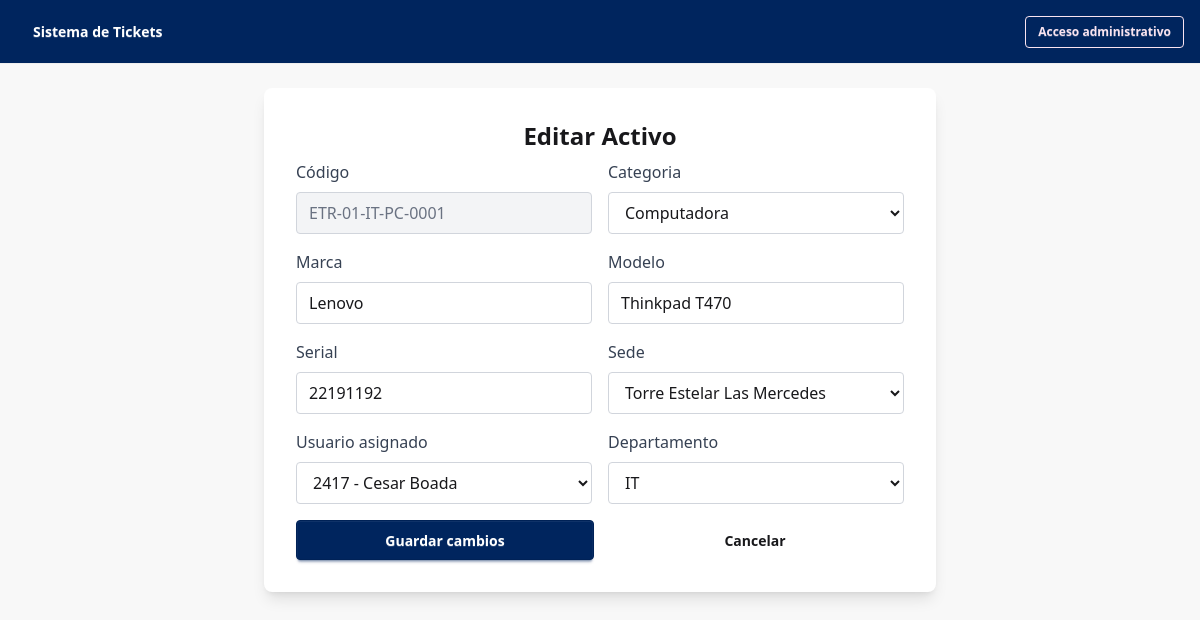
The app's page /inventory/view/ETR-01-IT-PC-0001/edit/ (signed in) with its own data.
### inventory/models.py (models this page shows, shortened)
class activos(models.Model):
    codigo = models.CharField(max_length=50, primary_key=True)
    categoria = models.ForeignKey(
        activos_categoria,
        on_delete=models.PROTECT,
        to_field='nombre',
        db_column='categoria',
        related_name='activos',
    )
    marca = models.CharField(max_length=50)
    modelo = models.CharField(max_length=50)
    serial = models.CharField(max_length=50, unique=True)
    sede = models.ForeignKey(
        'users.sede',
        on_delete=models.PROTECT,
        to_field='codigo',
        related_name='activos',
    )
    usuario_asignado = models.ForeignKey(
        'users.usuario',
        on_delete=models.SET_NULL,
        null=True,
        blank=True,
        related_name='activos_asignados',
        to_field='ID_empleado',
        db_column='usuario_asignado'
    )
    departamento = models.ForeignKey(
        'users.departamento',
        on_delete=models.PROTECT,
        to_field='nombre',
        db_column='departamento',
        related_name='activos'
    )
    estado = models.CharField(max_length=50) #'Activo', 'Inactivo', 'Dado de baja'
    verbose_name_plural = "activos"

### inventory/views.py (the view)
# urls.py: path('view/<str:activo_codigo>/edit/', views.inventory_edit, name='inventory_edit'),
@login_required
def inventory_edit(request, activo_codigo):
    activo = get_object_or_404(activos, pk=activo_codigo)
    if request.method == 'POST':
        form = ActivoUpdateForm(request.POST, instance=activo)
        if form.is_valid():
            form.save()
            messages.success(request, 'Activo actualizado correctamente.')
            return redirect('inventory_view')
    else:
        form = ActivoUpdateForm(instance=activo)
    return render(request, 'inventory_edit.html', {'form': form, 'activo': activo})

### inventory/forms.py
class ActivoUpdateForm(forms.ModelForm):
    class Meta:
        model = activos
        fields = (
            'categoria',
            'marca',
            'modelo',
            'serial',
            'sede',
            'usuario_asignado',
            'departamento',
        )
    def __init__(self, *args, **kwargs):
        super().__init__(*args, **kwargs)
        for field in self.fields.values():
            field.widget.attrs.setdefault(
                'class',
                'w-full px-3 py-2 border border-gray-300 rounded focus:outline-none focus:ring focus:border-blue-300',
            )

### inventory/models.py (called while the page is built)
    def __str__(self):
        return self.nombre

### users/models.py (called while the page is built)
    def __str__(self):
        return f"{self.ID_empleado} - {self.get_full_name()}"

    def __str__(self):
        return self.nombre

    def __str__(self):
        return self.nombre

### inventory/templates/inventory_edit.html (shortened to what this page needs)
{% extends 'base_login.html' %}
{% block content %}
<div class="flex items-center justify-center h-full">
    <div class="w-full max-w-2xl bg-base-100 p-8 rounded-lg shadow-lg">
        <h2 class="text-2xl font-bold mb-2 text-center">Editar Activo</h2>
        <form method="post" class="space-y-4">
            <div class="grid grid-cols-1 md:grid-cols-2 gap-4">
                <div>
                <label class="block text-gray-700 mb-2">Código</label>
                <input type="text" value="{{ activo.codigo }}" class="w-full px-3 py-2 border border-gray-300 rounded bg-gray-100 text-gray-500" disabled>
            </div>
                {% for field in form.visible_fields %}
                    <div>
                        <label for="{{ field.id_for_label }}" class="block text-gray-700 mb-2">{{ field.label }}</label>
                        {{ field }}
                    </div>
                {% endfor %}
            </div>
            <div class="flex flex-col sm:flex-row gap-3">
                <button type="submit" class="btn btn-primary flex-1">Guardar cambios</button>
                <a href="{% url 'inventory_view' %}" class="btn btn-ghost flex-1">Cancelar</a>
            </div>
        </form>
    </div>
</div>
{% endblock %}

### records on screen
activos: codigo "ETR-01-IT-PC-0001", visible_fields "Computadora" "Lenovo" "Thinkpad T470" "22191192" "Torre Estelar Las Mercedes" "2417 - Cesar Boada" "IT"

### other values on screen
{{ field.label }} "Categoria" "Marca" "Modelo" "Serial" "Sede" "Usuario asignado" "Departamento"
